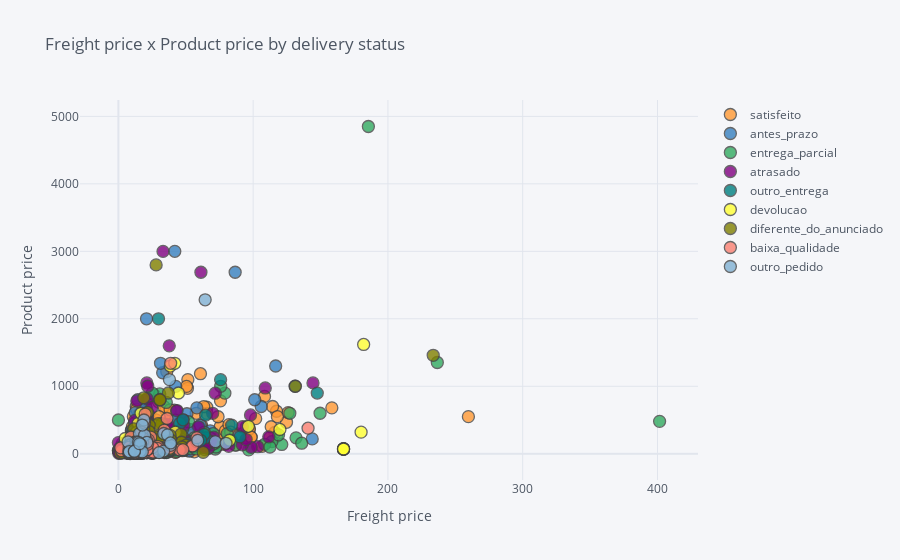

This figure's notebook cell:
### Code cell
# Freight price x product price by delivery status
configure_plotly_browser_state()

df_initial.iplot(x = 'order_freight_value',
         y = 'order_products_value',
         categories = 'most_voted_subclass',
         title = 'Freight price x Product price by delivery status',
         xTitle = 'Freight price',
         yTitle = 'Product price')

### Figure 1 — Plotly figure (JSON) as saved in the notebook; plotly's stock layout.template omitted (floating-point values rounded to 4 significant figures; data arrays with more than 128 entries replaced by an {"elided": "..."} marker saying what was removed)
{"data": [{"textfont": {"color": "#4D5663"}, "name": "satisfeito", "y": {"elided": "1491 float values"}, "mode": "markers", "marker": {"color": "rgba(255, 153, 51, 1.0)", "opacity": 0.8, "line": {"width": 1.3}, "symbol": "circle", "size": 12}, "x": {"elided": "1491 float values"}, "type": "scatter"}, {"textfont": {"color": "#4D5663"}, "name": "antes_prazo", "y": {"elided": "492 float values"}, "mode": "markers", "marker": {"color": "rgba(55, 128, 191, 1.0)", "opacity": 0.8, "line": {"width": 1.3}, "symbol": "circle", "size": 12}, "x": {"elided": "492 float values"}, "type": "scatter"}, {"textfont": {"color": "#4D5663"}, "name": "entrega_parcial", "y": {"elided": "401 float values"}, "mode": "markers", "marker": {"color": "rgba(50, 171, 96, 1.0)", "opacity": 0.8, "line": {"width": 1.3}, "symbol": "circle", "size": 12}, "x": {"elided": "401 float values"}, "type": "scatter"}, {"textfont": {"color": "#4D5663"}, "name": "atrasado", "y": {"elided": "434 float values"}, "mode": "markers", "marker": {"color": "rgba(128, 0, 128, 1.0)", "opacity": 0.8, "line": {"width": 1.3}, "symbol": "circle", "size": 12}, "x": {"elided": "434 float values"}, "type": "scatter"}, {"textfont": {"color": "#4D5663"}, "name": "nan", "y": [], "mode": "markers", "marker": {"color": "rgba(219, 64, 82, 1.0)", "opacity": 0.8, "line": {"width": 1.3}, "symbol": "circle", "size": 12}, "x": [], "type": "scatter"}, {"textfont": {"color": "#4D5663"}, "name": "outro_entrega", "y": [229.9, 44.9, 572, 69, 2000.0, 39.9, 151.8, 49.9, 19.99, 50, 49.99, 59.9, 50, 169, 19.99, 59.9, 69.9, 449, 58.9, 28.18, 89.18, 59.9, 109.0, 109.9, 179, 69.9, 220.0, 899, 250, 84.26, 1098, 21.65, 70, 144.4, 19.9, 52.39, 29.9, 54.99, 49.99, 49.9, 503.3, 78.99, 144, 155, 50, 153, 89.99, 31.9, 87, 129, 99, 62.9, 94.9, 67.9, 59.55, 35.5, 25, 237.0, 48.9, 287.8, 45, 139.9, 40, 79.99, 49.99, 270, 44.99, 49, 389.9, 180, 150.0, 49, 20.9, 49, 53.9, 198, 45, 95, 19.9, 69.9, 67.91, 64.99, 230.0, 39.9, 89, 68.9, 76.89, 163, 74.9, 23.8, 521.9, 220.0, 422, 79.99, 93.98, 49.9, 221.5, 129.9, 59, 56.99, 105, 65, 74.9, 24.87, 45.9, 63.9, 69.9, 69.9, 24.5, 112, 220.0, 39.4, 39.4, 49, 69.99], "mode": "markers", "marker": {"color": "rgba(0, 128, 128, 1.0)", "opacity": 0.8, "line": {"width": 1.3}, "symbol": "circle", "size": 12}, "x": [30.01, 11.85, 64.74, 11.98, 29.76, 22.93, 51.62, 14.1, 11.85, 17.6, 14.1, 42.52, 8.88, 18.43, 11.85, 17.67, 12.62, 45.55, 23.79, 12.69, 16.59, 16.99, 21.21, 11.97, 15, 17.74, 41.05, 147.6, 90.2, 14.68, 75.84, 15.11, 38.95, 17.45, 15.1, 13.08, 8.72, 34.18, 15.1, 12.69, 47.98, 18.27, 13.14, 10.5, 15.11, 18.32, 18.21, 21.15, 14.36, 36.98, 19.23, 18.06, 25.15, 16.92, 17.67, 11.85, 16.11, 64.68, 16.11, 63.52, 25.63, 19.22, 14.1, 18.13, 8.72, 10.08, 25.63, 11.85, 18, 12.76, 40.38, 17.67, 25.63, 37.97, 22.96, 61.06, 47.37, 15.42, 15.1, 16.12, 12.61, 20.9, 31.02, 15.11, 18.19, 12.82, 16.98, 12.64, 16.96, 14.1, 18.4, 19.82, 84.04, 17.84, 44.16, 15.1, 17.31, 15, 17.66, 15.15, 25.47, 17.73, 16.96, 25.38, 13.08, 16.89, 17.74, 12.62, 11.85, 14.53, 9.73, 8.82, 8.82, 37.97, 8.9], "type": "scatter"}, {"textfont": {"color": "#4D5663"}, "name": "devolucao", "y": {"elided": "134 float values"}, "mode": "markers", "marker": {"color": "rgba(255, 255, 51, 1.0)", "opacity": 0.8, "line": {"width": 1.3}, "symbol": "circle", "size": 12}, "x": {"elided": "134 float values"}, "type": "scatter"}, {"textfont": {"color": "#4D5663"}, "name": "diferente_do_anunciado", "y": {"elided": "163 float values"}, "mode": "markers", "marker": {"color": "rgba(128, 128, 0, 1.0)", "opacity": 0.8, "line": {"width": 1.3}, "symbol": "circle", "size": 12}, "x": {"elided": "163 float values"}, "type": "scatter"}, {"textfont": {"color": "#4D5663"}, "name": "baixa_qualidade", "y": {"elided": "149 float values"}, "mode": "markers", "marker": {"color": "rgba(251, 128, 114, 1.0)", "opacity": 0.8, "line": {"width": 1.3}, "symbol": "circle", "size": 12}, "x": {"elided": "149 float values"}, "type": "scatter"}, {"textfont": {"color": "#4D5663"}, "name": "outro_pedido", "y": [125.0, 49.9, 130.0, 1098, 39.8, 499.9, 198, 109.9, 299, 175.9, 29.9, 115.2, 56.99, 2282.0, 69.9, 27, 275.9, 169, 179.8, 425, 175.9, 155, 37.99, 300, 29.9, 169, 139.9, 27.9, 29.9, 279.8, 38, 160, 15.92, 150.0], "mode": "markers", "marker": {"color": "rgba(128, 177, 211, 1.0)", "opacity": 0.8, "line": {"width": 1.3}, "symbol": "circle", "size": 12}, "x": [38.71, 14.1, 13.46, 37.89, 33.58, 18.94, 58.9, 13.32, 15.59, 14.15, 8.11, 17.06, 14.15, 64.38, 13.51, 16.79, 19.5, 21.15, 71.9, 17.72, 7.15, 79.86, 16.11, 33.62, 8.11, 14.91, 16.42, 17.78, 11.85, 36.46, 11.85, 38.67, 30.2, 15.66], "type": "scatter"}], "layout": {"title": {"text": "Freight price x Product price by delivery status", "font": {"color": "#4D5663"}}, "paper_bgcolor": "#F5F6F9", "plot_bgcolor": "#F5F6F9", "yaxis": {"tickfont": {"color": "#4D5663"}, "zerolinecolor": "#E1E5ED", "title": {"text": "Product price", "font": {"color": "#4D5663"}}, "gridcolor": "#E1E5ED", "showgrid": true}, "xaxis": {"tickfont": {"color": "#4D5663"}, "zerolinecolor": "#E1E5ED", "title": {"text": "Freight price", "font": {"color": "#4D5663"}}, "gridcolor": "#E1E5ED", "showgrid": true}, "legend": {"bgcolor": "#F5F6F9", "font": {"color": "#4D5663"}}}}
